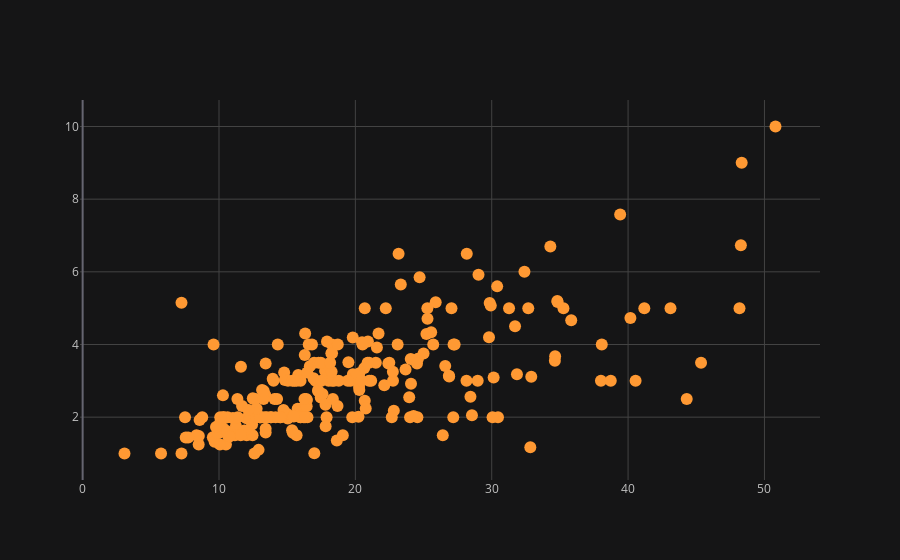

This figure's notebook cell:
### Code cell
df1.iplot(kind='scatter',x='total_bill',y='tip',mode='markers')

### Figure 1 — Plotly figure (JSON) as saved in the notebook; plotly's stock layout.template omitted (floating-point values rounded to 4 significant figures; data arrays with more than 128 entries replaced by an {"elided": "..."} marker saying what was removed)
{"data": [{"line": {"color": "rgba(255, 153, 51, 1.0)", "dash": "solid", "shape": "linear", "width": 1.3}, "marker": {"size": 12, "symbol": "circle"}, "mode": "markers", "name": "tip", "text": "", "type": "scatter", "x": {"elided": "244 float values"}, "y": {"elided": "244 float values"}}], "layout": {"legend": {"bgcolor": "#151516", "font": {"color": "#D9D9D9"}}, "paper_bgcolor": "#151516", "plot_bgcolor": "#151516", "title": {"font": {"color": "#D9D9D9"}}, "xaxis": {"gridcolor": "#434343", "showgrid": true, "tickfont": {"color": "#C2C2C2"}, "title": {"font": {"color": "#D9D9D9"}, "text": ""}, "zerolinecolor": "#666570"}, "yaxis": {"gridcolor": "#434343", "showgrid": true, "tickfont": {"color": "#C2C2C2"}, "title": {"font": {"color": "#D9D9D9"}, "text": ""}, "zerolinecolor": "#666570"}}}
